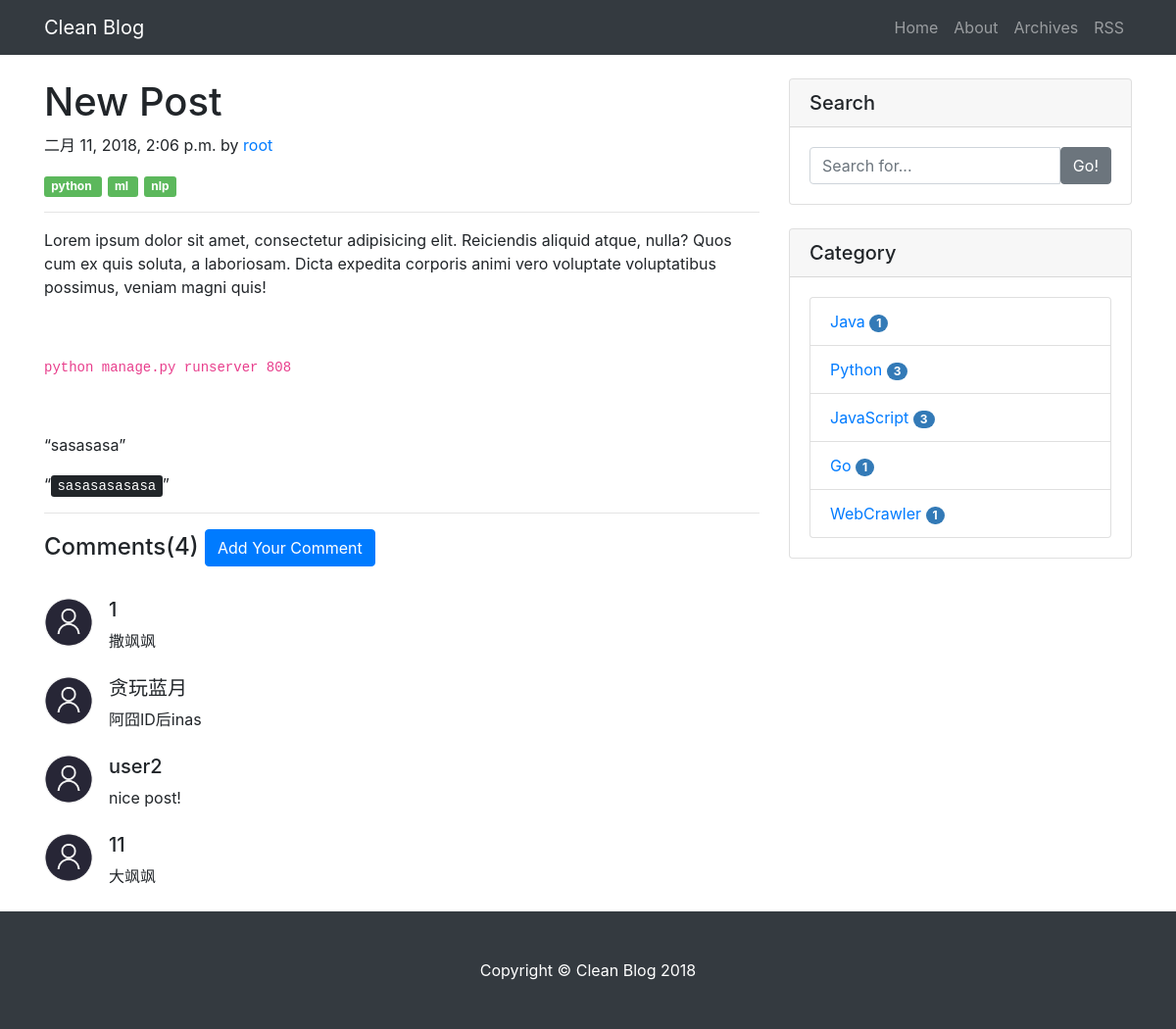
The app's page /post/1/ with its own data.
### blog/models.py (models this page shows, shortened)
class Post(models.Model):
    title = models.CharField(max_length=70)
    author = models.ForeignKey(User)
    tags = models.ManyToManyField(Tag, blank=True)
    category = models.ForeignKey(Category)
    content = RichTextUploadingField(verbose_name='content', config_name='vul')
    created_time = models.DateTimeField()
    summary = models.CharField(max_length=200)
    class Meta:
        ordering = ['-created_time']

class Tag(models.Model):
    name = models.CharField(max_length=100)

class Category(models.Model):
    name = models.CharField(max_length=100)

### comments/models.py (models this page shows, shortened)
class Comment(models.Model):
    name = models.CharField(max_length=100)
    email = models.EmailField(max_length=255)
    content = models.TextField()
    created_time = models.DateTimeField(auto_now_add=True)
    post = models.ForeignKey('blog.Post')

### blog/views.py (the view)
# urls.py: url(r'^post/(?P<pk>[0-9]+)/$', views.PostView.as_view(), name='detail'),
class PostView(DetailView):
    model = Post
    template_name = 'post.html'
    context_object_name = 'post'
    def get_object(self, queryset=None):
        post = super(PostView, self).get_object(queryset=None)
        post.content = markdown.markdown(post.content,
                                         extensions=[
                                             'markdown.extensions.extra',
                                             'markdown.extensions.codehilite',
                                             'markdown.extensions.toc',
                                         ])
        return post
    def get_context_data(self, **kwargs):
        context = super(PostView, self).get_context_data(**kwargs)
        form = CommentForm()
        comment_list = self.object.comment_set.all()
        context.update({
            'form': form,
            'comment_list': comment_list,
        })
        return context

### comments/forms.py
class CommentForm(forms.Form):
    name = forms.CharField(
        label='Name',
        widget=forms.TextInput(attrs={'class': 'form-control', 'placeholder': 'Name'})
    )
    email = forms.EmailField(
        label='Email',
        widget=forms.TextInput(attrs={'class': 'form-control', 'placeholder': 'Email'})
    )
    content = forms.CharField(
        label='Comment',
        widget=forms.TextInput(attrs={'class': 'form-control',
                                     'placeholder': 'Content',
                                     'row': 3})
    )

### blog/templatetags/blog_tags.py (called while the page is built)
@register.simple_tag
def cate_list():
    return Category.objects.annotate(post_num=Count('post')).filter(post_num__gt=0)

### templates/post.html (shortened to what this page needs)
{% extends 'base.html' %}
{% load staticfiles %}
{% block nav %}
<ul class="navbar-nav ml-auto">
  <li class="nav-item">
    <a class="nav-link" href="{% url 'blog:index' %}">Home
    </a>
  </li>
  <li class="nav-item">
    <a class="nav-link" href="#">About</a>
  </li>
  <li class="nav-item">
    <a class="nav-link" href="{% url 'blog:archives_page' %}">Archives</a>
  </li>
  <li class="nav-item">
    <a class="nav-link" href="{% url 'rss' %}">RSS</a>
  </li>
</ul>
{% endblock nav %}
{% block main %}
<div class="col-lg-8">
  <h1 class="mt-4">{{ post.title }}</h1>
  <p>{{ post.created_time }} by <a href="#">{{ post.author }}</a></p>
  {% for tag in post.tags.all %}
    <span class="label label-success"> {{ tag.name }} </span>
  {% endfor %}
  <hr>
  {{ post.content|safe }}
  <hr>
  <div class="media mb-4">
    <h4 class="mt-0">
      Comments({{ post.comment_set.count }})
      <a href="#" class="btn btn-primary" role="button" data-toggle="modal" data-target="#myModal">Add Your Comment</a>
    </h4>
  </div>
  {% for comment in comment_list %}
  <div class="media mb-4">
    <img class="d-flex mr-3 rounded-circle" src="{% static 'img/a.jpg' %}" alt="" width="50" height="50">
    <div class="media-body">
      <h5 class="mt-0">{{ comment.name }}</h5>
        {{ comment.content }}
    </div>
  </div>
  {% empty %}
  <div class="media mb-4">
    <div class="media-body">
      <h5 class="mt-0">Not Comment!</h5>
    </div>
  </div>
  {% endfor %}
</div>
{% endblock main %}

### templates/base.html (shortened to what this page needs)
<!DOCTYPE html>
{% load staticfiles %}
{% load blog_tags %}
<html lang="en">
  <head>
    <link href="{% static 'vendor/bootstrap/css/bootstrap.css' %}" rel="stylesheet">
    <link href="{% static 'vendor/bootstrap/css/bootstrap.min.css' %}" rel="stylesheet">
    <link href="{% static 'css/blog-home.css' %}" rel="stylesheet">
  </head>
  <body>
    <nav class="navbar navbar-expand-lg navbar-dark bg-dark fixed-top">
      <div class="container">
        <a class="navbar-brand" href="{% url 'blog:index' %}">Clean Blog</a>
        <div class="collapse navbar-collapse" id="navbarResponsive">
          {% block nav %}
          {% endblock nav%}
        </div>
      </div>
    </nav>
    <div class="container">
      <div class="row">
        {% block main %}
        {% endblock main %}
        <div class="col-md-4">
          <div class="card my-4">
            <h5 class="card-header">Search</h5>
            <div class="card-body">
              <form role="search" method="get" id="searchform" action="{% url 'haystack_search' %}">
                <div class="input-group">
                  <input type="search" name="q" class="form-control" placeholder="Search for...">
                  <button class="btn btn-secondary" type="submit"><span class="ion-ios-search-strong">Go!</span></button>
                </div>
              </form>
            </div>
          </div>
          <div class="card my-4">
            <h5 class="card-header">Category</h5>
            <div class="card-body">
              {% cate_list as c_list %}
                <ul class="list-group">
                  {% for cate in c_list %}
                  <li class="list-group-item ">
                    <a href="{% url 'blog:category' cate.pk %}">{{ cate.name }} <span class="badge label-primary">{{ cate.post_num }}</span></a>
                  </li>
                  {% empty %}
                  not available
                </ul>
              {% endfor %}
            </div>
        </div>
        </div>
      </div>
    </div>
    <footer class="py-5 bg-dark">
      <div class="container">
        <p class="m-0 text-center text-white">Copyright &copy; Clean Blog 2018</p>
      </div>
    </footer>
  </body>
</html>

### static/css/blog-home.css (style rules this page uses)
body { padding-top: 54px; }
@media (min-width: 992px) { body { padding-top: 56px; } }
.badge { display: inline-block; min-width: 10px; padding: 3px 7px; font-size: 12px; font-weight: bold; line-height: 1; color: #fff; text-align: center; white-space: nowrap; vertical-align: middle; background-color: #777; border-radius: 10px; }
.label { display: inline; padding: .2em .6em .3em; margin: 0em 0.5em 0em 0em; font-size: 75%; font-weight: bold; line-height: 1; color: #fff; text-align: center; white-space: nowrap; vertical-align: baseline; border-radius: .25em; }
.label-primary { background-color: #337ab7; }
.label-success { background-color: #5cb85c; }

### records on screen
Post: title "New Post", created_time "二月 11, 2018, 2:06 p.m.", author "root", content "Lorem ipsum dolor sit amet, consectetur adipisicing elit. Reiciendis aliquid atque, nulla? Quos cum ex quis soluta, a laboriosam. Dicta expedita corporis animi vero voluptate voluptatibus possimus, veniam magni quis! python manage.py runserver 808 sasasasa sasasasasasa", comment_set.count "4"
Tag: name "python"
Tag: name "ml"
Tag: name "nlp"
Comment: name "1", content "撒飒飒"
Comment: name "贪玩蓝月", content "阿囧ID后inas"
Comment: name "user2", content "nice post!"
Comment: name "11", content "大飒飒"
Category: name "Java", post_num "1"
Category: name "Python", post_num "3"
Category: name "JavaScript", post_num "3"
Category: name "Go", post_num "1"
Category: name "WebCrawler", post_num "1"
